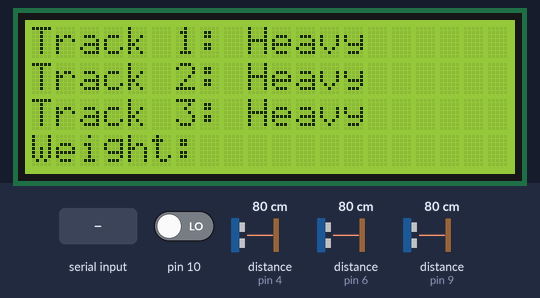
A sketch run on a simulated Arduino Uno, built with avr-gcc and run on an emulated ATmega328P. On the bench: 20×4 character LCD. Wiring (inferred from the names in the program): 3 × ultrasonic range finder: trigger pin 5, echo pin 4 / trigger pin 7, echo pin 6 / trigger pin 8, echo pin 9. The test bench sets the inputs (shaded band); at power-on: distance to the obstacle (sensors on pin 9, pin 6, pin 4) 80 cm, pin 10 LOW. The echo pulse lasts 58.3 µs per cm; what the sketch prints to the serial monitor is not drawn.

Above: at 1.3 s.
1.4 s: distance to the obstacle (sensor on pin 9) set to 2 cm
At 2.0 s:
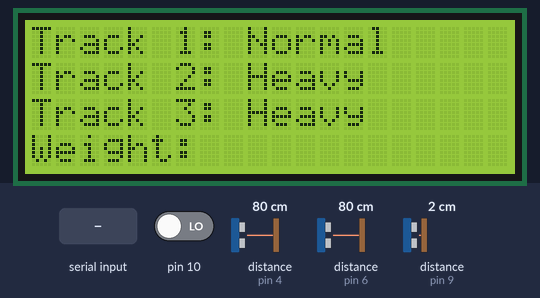
3.0 s: distance to the obstacle (sensor on pin 6) set to 2 cm
At 4.2 s:
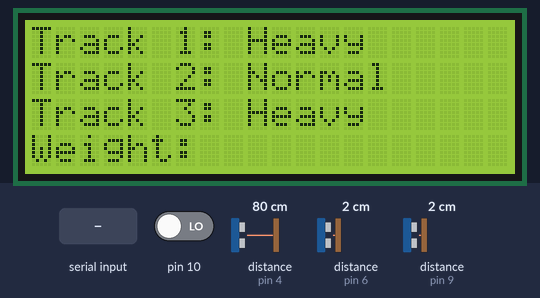
6.5 s: "s" received over the second serial link
At 7.0 s:
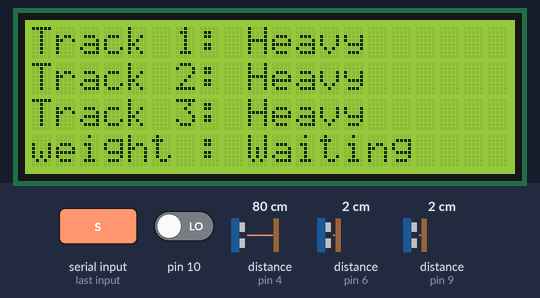
8.8 s: distance to the obstacle (sensor on pin 4) set to 2 cm
At 9.4 s:
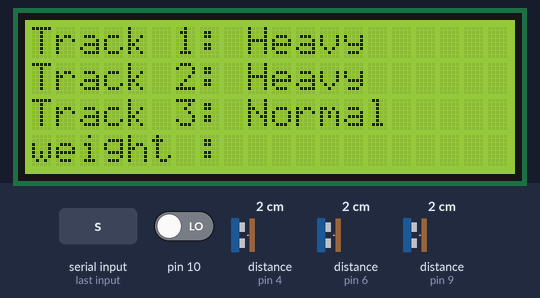
10.4 s: distance to the obstacle (sensor on pin 9) set to 9 cm
13.9 s: distance to the obstacle (sensor on pin 9) set to 2 cm
At 14.5 s:
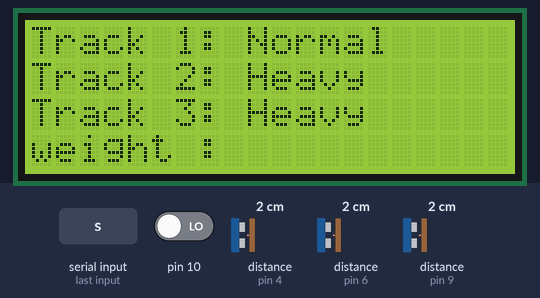

Measured:
- after the input at 1.4 s, the display: first differs from a run without the input after 0.09 s (image 1 shows a later state)
- after the input at 3.0 s, the display: first differs from a run without the input after 0.70 s (image 2 shows a later state)
- after the input at 8.8 s, the display: first differs from a run without the input after 0.11 s (image 4)
- after the input at 13.9 s, the display: first differs from a run without the input after 0.08 s (image 5 shows a later state)
- what the display in image 1 shows lasts 0.6 s, from 1.6 s to 2.2 s

The sketch:

uno3_lcd.ino
```cpp
//우노3
#include <SPI.h>//SPI 라이브러리
#include <SoftwareSerial.h>//UART 라이브러리
#include <LiquidCrystal_I2C.h>//I2C LCD 라이브러리

LiquidCrystal_I2C lcd(0x3F, 20, 4);

SoftwareSerial mySerial(2, 3);//UART 우노 1,3통신(핀번호)

byte d=0;

volatile byte command = 0;//SPI 통신 command
volatile byte data = 0;//SPI 통신에서 값

int val = 0;
float cur = 0;
//byte degree[8] = {B00110,B01001,B01001,B00110,B00000,B00000,B00000,B00000};
//byte fan_off[8] = {B00100,B00100,B00100,B11111,B00100,B00100,B00100,B00000};
//byte fan_on[8] = {B00100,B10101,B01110,B11111,B01110,B10101,B00100,B00000};


const int pinTrig1 = 8;
const int pinEcho1 = 9;
const int pinTrig2 = 7;
const int pinEcho2 = 6;
const int pinTrig3 = 5;
const int pinEcho3 = 4;

int rangeMax = 200;
int rangeMin = 0;
long T1,L1,T2,L2,T3,L3;
long TM;
long m3,m4,m5;

int m1, m2, a=0, b=0, c=0;

void setup() {
  mySerial.begin(9600);
  Serial.begin(9600);

  lcd.init();
  lcd.backlight();
//lcd.createChar(0, degree);
//lcd.createChar(1, fan_off);
//lcd.createChar(2, fan_on);

  //lcd.setCursor(0, 0); lcd.print("Impassable");
  //lcd.setCursor(0, 1); lcd.print("Normal");
  //lcd.setCursor(0, 2); lcd.print("Hill");
  lcd.setCursor(0, 3); lcd.print("Weight:"); // 로드셀만 추가


  pinMode(pinTrig1, OUTPUT);
  pinMode(pinEcho1, INPUT);
  pinMode(pinTrig2, OUTPUT);
  pinMode(pinEcho2, INPUT);
  pinMode(pinTrig3, OUTPUT);
  pinMode(pinEcho3, INPUT);

  pinMode(MISO, OUTPUT); //SPI 통신
  SPCR |= _BV(SPE);
  SPCR &= ~_BV(MSTR);
  SPCR |= _BV(SPIE);

}

ISR(SPI_STC_vect) {
  byte c = SPDR;
  switch (command) {
    case 0:
      command = c;
      SPDR = 0;
      break;
    case 's':
      SPDR = data;
      break;
  }
}

void loop() {

  digitalWrite(pinTrig1, LOW); delayMicroseconds(2); //초음파 1 입력
  digitalWrite(pinTrig1, HIGH); delayMicroseconds(10);
  digitalWrite(pinTrig1, LOW);
  T1 = pulseIn(pinEcho1, HIGH);
  L1 = T1/58.82;

  if(a>=1){
    if(m3-L1<=5){
      Serial.println("초음파 1은 현재 정체구간입니다.");
      lcd.setCursor(0, 0); lcd.print("Track 1: ");
      lcd.setCursor(9, 0); lcd.print("Heavy");
    }else if(5<m3-L1<=50){
      Serial.println("초음파 1은 정상구간입니다.");
      lcd.setCursor(0, 0); lcd.print("Track 1: ");
      lcd.setCursor(9, 0); lcd.print("Normal");
    }else{
      Serial.println("초음파 1은 원활한 구간입니다.");
      lcd.setCursor(0, 0); lcd.print("Track 1: ");
      lcd.setCursor(9, 0); lcd.print("smooth");
    }
  }
  m3 = L1;
  a=1;


  digitalWrite(pinTrig2, LOW); delayMicroseconds(2);  //초음파 2 입력
  digitalWrite(pinTrig2, HIGH); delayMicroseconds(10);
  digitalWrite(pinTrig2, LOW);
  T2 = pulseIn(pinEcho2, HIGH);
  L2 = T2/58.82;

  if (L2 >= rangeMax || L2 <= rangeMin) Serial.println("-1");
  else{
    data=(byte)L2;//SPI통신을 통해 우노2에게 값을 전달
    if (digitalRead(SS) == HIGH)
      command = 0;
  }

  if(b>=1){
    if(m4-L2<=5){
      Serial.println("초음파 2는 현재 정체구간입니다.");
      lcd.setCursor(0, 1); lcd.print("Track 2: ");
      lcd.setCursor(9, 1); lcd.print("Heavy");
    }else if(5<m4-L2<=50){
      Serial.println("초음파 2는 정상구간입니다.");
      lcd.setCursor(0, 1); lcd.print("Track 2: ");
      lcd.setCursor(9, 1); lcd.print("Normal");
    }else{
      Serial.println("초음파 2는 원활한 구간입니다.");
      lcd.setCursor(0, 1); lcd.print("Track 2: ");
      lcd.setCursor(9, 1); lcd.print("smooth");
    }
  }
  m4 = L2;
  b=1;


  digitalWrite(pinTrig3, LOW); delayMicroseconds(2);//초음파 2 입력
  digitalWrite(pinTrig3, HIGH); delayMicroseconds(10);
  digitalWrite(pinTrig3, LOW);
  T3 = pulseIn(pinEcho3, HIGH);
  L3 = T3/58.82;

  if(c>=1){
    if(m5-L3<=5){
      Serial.println("초음파 3는 현재 정체구간입니다.");
      lcd.setCursor(0, 2); lcd.print("Track 3: ");
      lcd.setCursor(9, 2); lcd.print("Heavy");
    }else if(5<m5-L3<=50){
      Serial.println("초음파 3은 정상구간입니다.");
      lcd.setCursor(0, 2); lcd.print("Track 3: ");
      lcd.setCursor(9, 2); lcd.print("Normal");
    }else{
      Serial.println("초음파 3은 원활한 구간입니다.");
      lcd.setCursor(0, 2); lcd.print("Track 3: ");
      lcd.setCursor(9, 2); lcd.print("smooth");
    }
  }
  m5 = L3;
  c=1;


  if(mySerial.available()) {   //UART통신, d라는 변수를 통해 우노1에서 로드셀 값을 받아야함
    d = mySerial.read();
    lcd.setCursor(0,3); lcd.print("weight :");

     if(d == (byte)'a'){
        lcd.setCursor(9,3);
        lcd.print("Limit");
     }else if(d == (byte)'b'){
        lcd.setCursor(9,3);
        lcd.print("PASS");
     }else{
        lcd.setCursor(9,3);
        lcd.print("Waiting");
     }

    Serial.write((byte)d);
    Serial.println();
   }

   delay(600);
   lcd.setCursor(9, 0);
   lcd.print("           ");
   lcd.setCursor(9, 1);
   lcd.print("           ");
   lcd.setCursor(9, 2);
   lcd.print("           ");
   lcd.setCursor(9, 3);
   lcd.print("           ");

}
```
